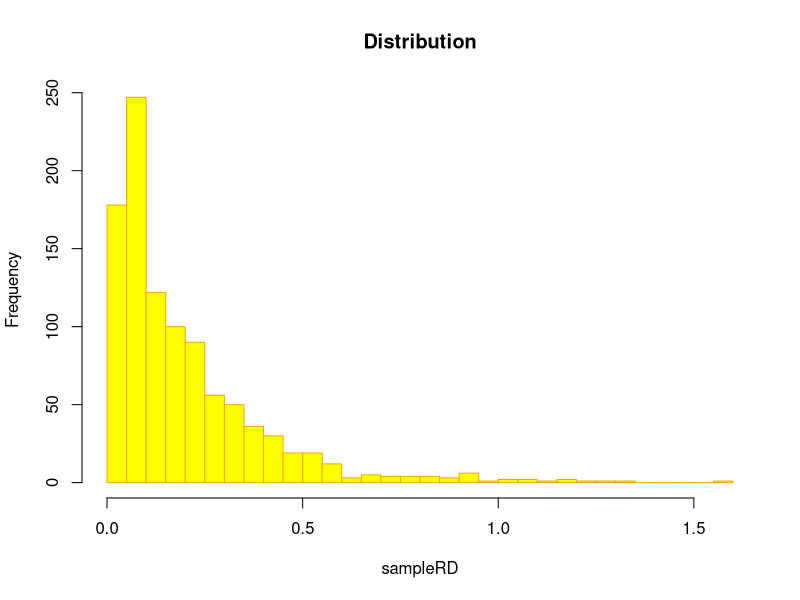

Generate this figure with R:
## Input
numberOfBids <- 20
numberOfContracts <- 1000
numberOfBreaks <- 50

## Main function
funtionSampleRD <- function(numberOfBids, numberOfContracts, numberOfBreaks){
  listOfSamples <- list()
  sampleRD <- data.frame()
  for(i in c(1:numberOfContracts)){
    listOfSamples[i] <- list(sort(sample(50:100, numberOfBids, replace=TRUE)))
    sampleRD[i,1] <- (listOfSamples[[i]][2]-listOfSamples[[i]][1])/sd(listOfSamples[[i]][2:numberOfBids])
  }
         
  sampleRD <- sort(sampleRD[,1], decreasing = TRUE)
  
  hist(sampleRD, main = "Distribution", breaks = numberOfBreaks, border = "orange", col = "yellow")
  return(sampleRD)
}

## Function
funtionSampleRD(numberOfBids, numberOfContracts, numberOfBreaks)
